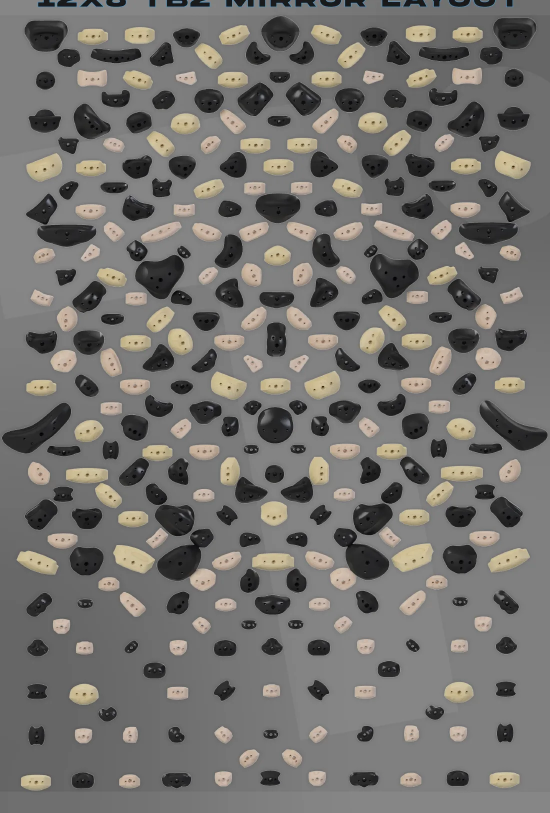
#> input picture webapp/search/board.webp, 1100 x 1626 px (shown at 1/2 size)
$ python -i autocalibrate.py   (imports and definitions only)
#> lines starting #> are read from the running program, lines starting #| are printed output that depends on the picture
#> further down, picture is the input picture: shape (1626, 1100, 3); mean B, G, R 110.8, 114, 115.9
"""Calibrate a new camera position automatically, with no clicking.

The holds never move, so any two photos of the board are related by a single
perspective transform. This finds hundreds of matching features (hold edges,
bolt holes, textures) between a frame of the new video and a frame from a
calibration you clicked by hand, fits that transform, and chains it with the
hand calibration to get the new one.

Usage:
    python autocalibrate.py data/backlog/clip.mov [--name gym-left] [--ref test1]
    python autocalibrate.py "data/backlog/*.mov"

It needs at least one hand-made calibration to use as a reference.
"""
import argparse
import glob
import json
import sqlite3
from pathlib import Path

import cv2
import numpy as np

from config import PRODUCT_SIZE_ID
from calibrate import CALIB_DIR, DB_PATH, draw_check, grab_frame, load_holes

MAX_SIDE = 1600          # downscale frames to this for feature matching
MIN_INLIERS = 40         # fewer matched features than this = don't trust it
PLENTY = 300             # this many matched features is clearly good: stop looking
RATIO = 0.75             # Lowe's ratio test for feature matches
TRY_TIMES = (1.0, 0.5, 2.0, 3.0)   # seconds into the new video to try
SIFT = cv2.SIFT_create(nfeatures=4000)


# [31 lines left out: functions manual_references, reference_frame, board_mask, not called in this run]


def features(img, mask=None):
    scale = min(1.0, MAX_SIDE / max(img.shape[:2]))
#> scale = 0.984
    small = cv2.resize(img, None, fx=scale, fy=scale) if scale < 1 else img
    gray = cv2.cvtColor(small, cv2.COLOR_BGR2GRAY)
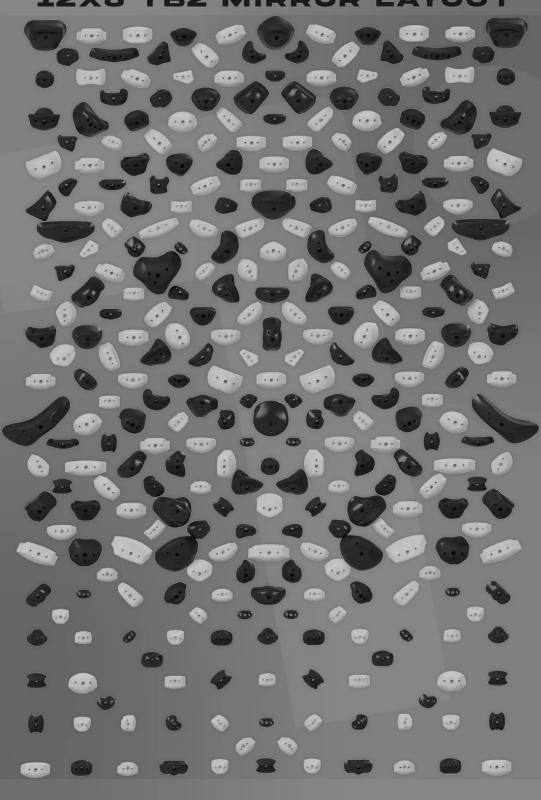
#> gray: shape (1600, 1082) (shown at 1/2 size); min 0, max 205, mean 114.1
    if mask is not None and scale < 1:
        mask = cv2.resize(mask, (gray.shape[1], gray.shape[0]), interpolation=cv2.INTER_NEAREST)
    kp, des = SIFT.detectAndCompute(gray, mask)
#> kp = 4000 keypoints; strongest (x, y, size): (635, 761, 2.7), (451, 762, 3.1), (88, 333, 3), (1010, 328, 2.9)
    pts = np.float32([k.pt for k in kp]) / scale
#> pts = 4000 pairs, first value 6.07 to 1093.4, second value 2.96 to 1573.6
    return pts, des


# [114 lines left out: functions fit, auto_calibrate, main, not called in this run]


# [2 lines not run here, left out]

>>> import cv2
>>> picture = cv2.imread('webapp/search/board.webp')
>>> result = features(picture)
#> result = 2 point arrays, longest 4000 points
